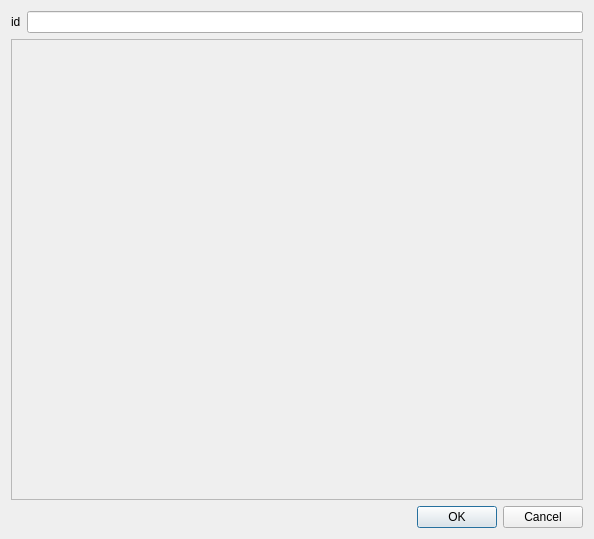
<?xml version="1.0" encoding="UTF-8"?>
<ui version="4.0">
 <class>EditDialog</class>
 <widget class="QDialog" name="EditDialog">
  <property name="geometry">
   <rect>
    <x>0</x>
    <y>0</y>
    <width>594</width>
    <height>539</height>
   </rect>
  </property>
  <property name="windowTitle">
   <string>Edit text</string>
  </property>
  <layout class="QVBoxLayout" name="verticalLayout">
   <item>
    <layout class="QHBoxLayout" name="horizontalLayout">
     <item>
      <widget class="QLabel" name="lbl_textID">
       <property name="text">
        <string>id</string>
       </property>
      </widget>
     </item>
     <item>
      <widget class="QLineEdit" name="edit_id"/>
     </item>
    </layout>
   </item>
   <item>
    <widget class="QScrollArea" name="scrollArea">
     <property name="widgetResizable">
      <bool>true</bool>
     </property>
     <widget class="QWidget" name="scrollAreaWidgetContents">
      <property name="geometry">
       <rect>
        <x>0</x>
        <y>0</y>
        <width>574</width>
        <height>459</height>
       </rect>
      </property>
      <layout class="QVBoxLayout" name="verticalLayout_2">
       <item>
        <layout class="QVBoxLayout" name="content"/>
       </item>
      </layout>
     </widget>
    </widget>
   </item>
   <item>
    <widget class="QDialogButtonBox" name="buttonBox">
     <property name="orientation">
      <enum>Qt::Horizontal</enum>
     </property>
     <property name="standardButtons">
      <set>QDialogButtonBox::Cancel|QDialogButtonBox::Ok</set>
     </property>
    </widget>
   </item>
  </layout>
 </widget>
 <resources/>
 <connections>
  <connection>
   <sender>buttonBox</sender>
   <signal>accepted()</signal>
   <receiver>EditDialog</receiver>
   <slot>accept()</slot>
   <hints>
    <hint type="sourcelabel">
     <x>248</x>
     <y>254</y>
    </hint>
    <hint type="destinationlabel">
     <x>157</x>
     <y>274</y>
    </hint>
   </hints>
  </connection>
  <connection>
   <sender>buttonBox</sender>
   <signal>rejected()</signal>
   <receiver>EditDialog</receiver>
   <slot>reject()</slot>
   <hints>
    <hint type="sourcelabel">
     <x>316</x>
     <y>260</y>
    </hint>
    <hint type="destinationlabel">
     <x>286</x>
     <y>274</y>
    </hint>
   </hints>
  </connection>
 </connections>
</ui>
